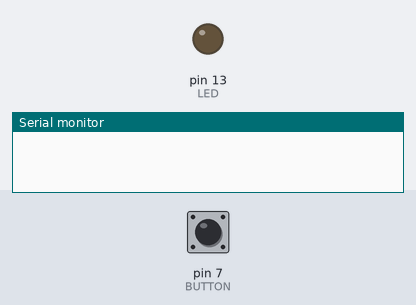
This sketch was run on a simulated Arduino Uno, built with avr-gcc and run on an emulated ATmega328P. Parts: output pins drawn as LEDs (lit = HIGH), the last lines printed to the serial monitor. The test bench sets the inputs (shaded band); at power-on: pin 7 (BUTTON) LOW.

Above: at 1.2 s.
1.3 s: pin 7 (BUTTON) pulled HIGH for 0.15 s
At 2.2 s:
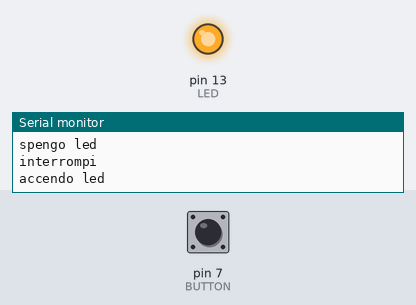
4.4 s: pin 7 (BUTTON) pulled HIGH for 1 s
Timing chart, 0 to 7.4 s (numbered marks = the images above; inputs shaded):
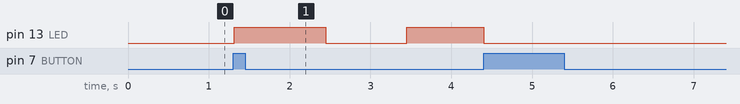

The sketch:

Blink_bottone_lampeggia_millis.ino
```cpp
// Esempio 06: led lampeggia se premo il pulsante
// premendo una seconda volta il pulsante si spegne il led in qualsiasi momento

#define LED 13                // LED collegato al pin digitale 13
#define BUTTON 7              // pin di input dove è collegato il pulsante
int val = 0;                  // si userà val per conservare lo stato del pin di input
int vecchio_val = 0;          // si userà vecchio_val per conservare lo stato del pin di input al passo precedente
int stato = 0;                // ricorda lo stato in cui si trova il led, stato = 0 led spento, stato = 1 led acceso
unsigned long previousMillis = 0;

void setup() {
  pinMode(LED, OUTPUT);       // imposta il pin digitale come output
  pinMode(BUTTON, INPUT);     // imposta il pin digitale come input
  Serial.begin(9600);
}

void loop() {

  val = digitalRead(BUTTON);  // legge il valore dell'input e lo conserva
  unsigned long currentMillis = millis();

  // controlla se è accaduto qualcosa
  if ((val == HIGH) && (vecchio_val == LOW)){
    Serial.println("bottone premuto");

    Serial.println(currentMillis);
    previousMillis = currentMillis+15;
    while(currentMillis < previousMillis ){
      currentMillis = millis();
    }
     Serial.println(currentMillis);
      stato = 1 - stato;
    //delay(15);                // attesa di 15 millisecondi

  }

  vecchio_val = val;          // ricordiamo il valore precedente di val

    if (stato == 1) {

    Serial.println("accendo led");
    digitalWrite(LED, HIGH);  // accende il LED
    //delay(1000);              // aspetta un secondo

    unsigned long currentMillis = millis();
    previousMillis = currentMillis+1000;

    while(currentMillis < previousMillis){
      currentMillis = millis();
      val = digitalRead(BUTTON);
      if(val != vecchio_val){
        digitalWrite(LED, LOW);
        Serial.println("interrompi");
        break;
      }
    }
    Serial.println("spengo led");
    digitalWrite(LED, LOW);   // spegne il LED

    //delay(1000);              // aspetta un secondo
    currentMillis = millis();
    previousMillis = currentMillis+1000;
    while(currentMillis < previousMillis){
      currentMillis = millis();
      val = digitalRead(BUTTON);
      if(val != vecchio_val){
        digitalWrite(LED, LOW);
        Serial.println("interrompi");
        break;
      }
    }
  }
} //loop
```

Measured:
- after the input at 1.3 s, pin 13 (LED): LOW → HIGH at once, → LOW 1.1 s later, → HIGH 1.0 s later
